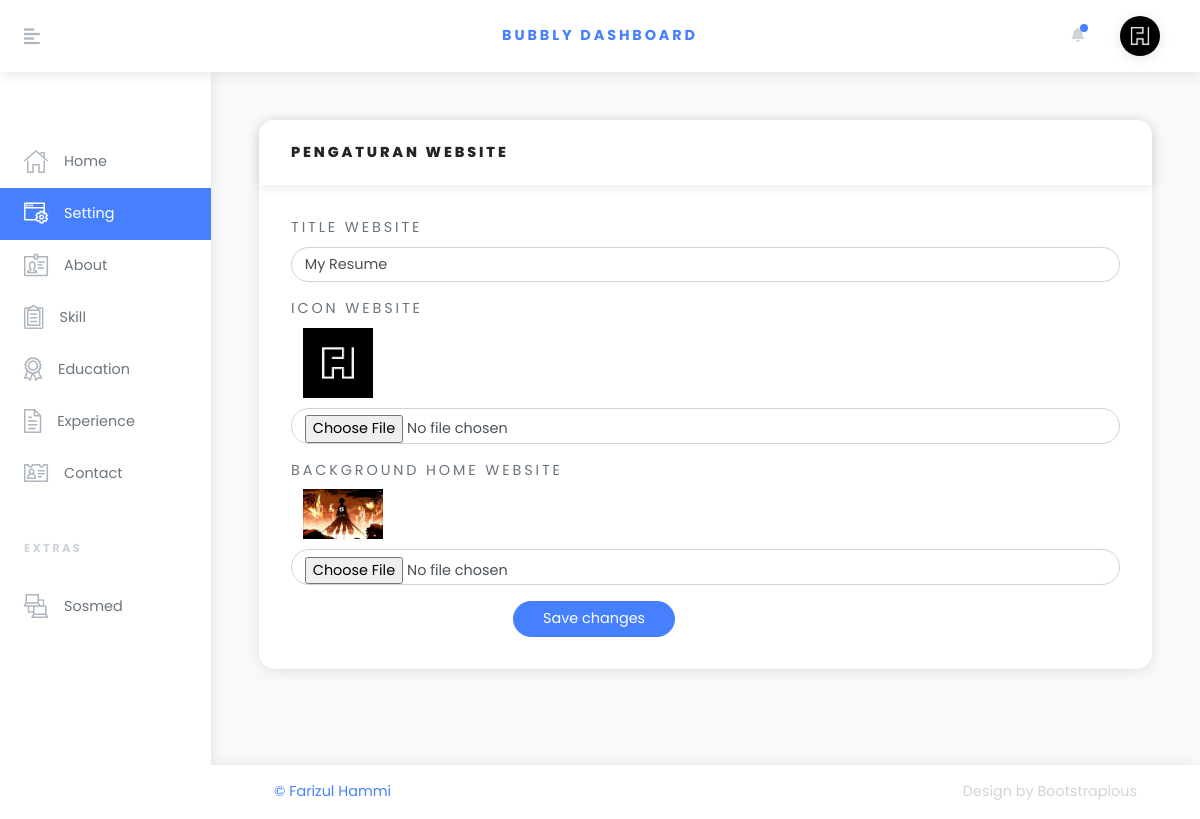
Page /admiin/settings/website.php (signed in) on the committed database.
### tables this page shows
CREATE TABLE `website_setting` (
  `id` int(11) NOT NULL,
  `title_web` varchar(50) NOT NULL,
  `icon_web` varchar(50) NOT NULL,
  `bg_home` varchar(255) NOT NULL
);

### admiin/config.php (called while the page is built, shortened)
<?php
$base_url = "http://localhost/resume/";
$base_admin = $base_url."admiin/";

### admiin/lib/cek_session.php (called while the page is built, shortened)
<?php
if (isset($_SESSION['username'])) {
    if ($cek = 0) {
        header("Location: ".$base_admin."logout");
    }else {
        $usernm = $_SESSION['username'];
    }
}else {
    header("Location: ".$base_admin."login");
}

### admiin/settings/website.php (the view, shortened to what this page needs)
<?php
$pagename = "Setting";
require('../config.php');
require('../lib/cek_session.php');
include('../lib/header.php');
?>
        <div class="container-fluid px-xl-5">
          <section class="py-5">
          <div class="row">
             <div class="col-lg-12 mb-5">
                <div class="card">
                  <div class="card-header">
                    <h3 class="h6 text-uppercase mb-0">Pengaturan Website</h3>
                  </div>
                  <div class="card-body">
                    <form action="" method="POST" enctype="multipart/form-data">
                      <div class="form-group">
                        <label class="form-control-label text-uppercase">Title Website</label>
                        <input type="text" placeholder="" value="<?= $infoWeb['title_web']; ?>" name="title_web" class="form-control">
                      </div>
                      <div class="form-group">
                        <label class="form-control-label text-uppercase">Icon Website</label><br>
                        <img src="<?= $base_url."img/".$infoWeb['icon_web']; ?>" width="70" style="margin: 0 0 10px 12px;" alt="">
                        <input type="file" placeholder="" value="" name="icon_web" class="form-control">
                      </div>
                      <div class="form-group">
                        <label class="form-control-label text-uppercase">background home Website</label><br>
                        <img src="<?= $base_url."img/".$infoWeb['bg_home']; ?>" width="80"   style="margin: 0 0 10px 12px;"  alt="">
                        <input type="file" placeholder="" value="" name="bg_home" class="form-control">
                      </div>
                      <div class="col-md-9 ml-auto">
                          <button type="submit" name="save_web" class="btn btn-primary">Save changes</button>
                        </div>
                    </form>
                  </div>
                </div>
              </div>
          </section>
        </div>
       <?php
       include('../lib/footer.php');
       ?>

### admiin/lib/header.php (shortened to what this page needs)
<?php
$infouser = mysqli_fetch_assoc(mysqli_query($conn, "SELECT * FROM user WHERE username='$usernm' "));
$infoWeb = mysqli_fetch_assoc(mysqli_query($conn,"SELECT * FROM website_setting "));
?>
<!DOCTYPE html>
<html>
  <head>
    <link rel="stylesheet" href="<?= $base_url;?>vendor/bootstrap/css/bootstrap.min.css">
    <link rel="stylesheet" href="<?= $base_url;?>fontawesome-free/css/all.css">
    <link rel="stylesheet" href="<?= $base_admin;?>css/orionicons.css">
    <link rel="stylesheet" href="<?= $base_admin;?>css/style.blue.css"  id="theme-stylesheet">
    <link rel="stylesheet" href="css/custom.css">
  </head>
  <body>
    <header class="header">
    <nav class="navbar navbar-expand-lg px-4 py-2 bg-white shadow"><a href="#" class="sidebar-toggler text-gray-500 mr-4 mr-lg-5 lead"><i class="fas fa-align-left"></i></a><a href="index.html" class="navbar-brand font-weight-bold text-uppercase text-base">Bubbly Dashboard</a>
        <ul class="ml-auto d-flex align-items-center list-unstyled mb-0">
          <li class="nav-item dropdown mr-3"><a id="notifications" href="http://example.com" data-toggle="dropdown" aria-haspopup="true" aria-expanded="false" class="nav-link dropdown-toggle text-gray-400 px-1"><i class="fa fa-bell"></i><span class="notification-icon"></span></a>
          </li>
          <li class="nav-item dropdown ml-auto"><a id="userInfo" href="" data-toggle="dropdown" aria-haspopup="true" aria-expanded="false" class="nav-link dropdown-toggle"><img src="<?= $base_url."img/".$infoWeb['icon_web']; ?>" alt="<?=$infouser['nama'] ;?>" style="max-width: 2.5rem;" class="img-fluid rounded-circle shadow"></a>
          </li>
        </ul>
      </nav>
    </header>
    <div class="d-flex align-items-stretch">
      <div id="sidebar" class="sidebar py-3">
        <div class="text-gray-400 text-uppercase px-3 px-lg-4 py-4 font-weight-bold small headings-font-family"></div>
        <ul class="sidebar-menu list-unstyled">
              <li class="sidebar-list-item"><a href="<?= $base_admin;?>" class="sidebar-link text-muted<?php if($pagename == "Home") echo " active"; ?>"><i class="o-home-1 mr-3 text-gray"></i><span>Home</span></a></li>
              <li class="sidebar-list-item"><a href="<?= $base_admin;?>settings/website" class="sidebar-link text-muted <?php if($pagename == "Setting") echo " active"; ?>"><i class="o-settings-window-1 mr-3 text-gray"></i><span>Setting</span></a></li>
              <li class="sidebar-list-item"><a href="<?= $base_admin;?>settings/about" class="sidebar-link text-muted <?php if($pagename == "About") echo " active"; ?>"><i class="o-id-card-1 mr-3 text-gray"></i><span>About</span></a></li>
              <li class="sidebar-list-item"><a href="<?= $base_admin;?>settings/skill" class="sidebar-link text-muted <?php if($pagename == "Skill") echo " active"; ?>"><i class="o-survey-1 mr-3 text-gray"></i><span>Skill</span></a></li>
              <li class="sidebar-list-item"><a href="<?= $base_admin;?>settings/education" class="sidebar-link text-muted <?php if($pagename == "Education") echo " active"; ?>"><i class="o-diploma-1 mr-3 text-gray"></i><span>Education</span></a></li>
              <li class="sidebar-list-item"><a href="<?= $base_admin;?>settings/experience" class="sidebar-link text-muted <?php if($pagename == "Experience") echo " active"; ?>"><i class="o-document-1 mr-3 text-gray"></i><span>Experience</span></a></li>
              <li class="sidebar-list-item"><a href="<?= $base_admin;?>settings/contact" class="sidebar-link text-muted <?php if($pagename == "Contact") echo " active"; ?>"><i class="o-contact-card-1 mr-3 text-gray"></i><span>Contact</span></a></li>
        </ul>
        <div class="text-gray-400 text-uppercase px-3 px-lg-4 py-4 font-weight-bold small headings-font-family">EXTRAS</div>
        <ul class="sidebar-menu list-unstyled">
        <li class="sidebar-list-item"><a href="<?= $base_admin;?>settings/sosmed" class="sidebar-link text-muted <?php if($pagename == "Sosmed") echo " active"; ?>"><i class="o-network-1 mr-3 text-gray"></i><span>Sosmed</span></a></li>
        </ul>
      </div>
      <div class="page-holder w-100 d-flex flex-wrap">

### rows in the picture
website_setting: icon_web (picture), title_web "My Resume", bg_home (picture)
